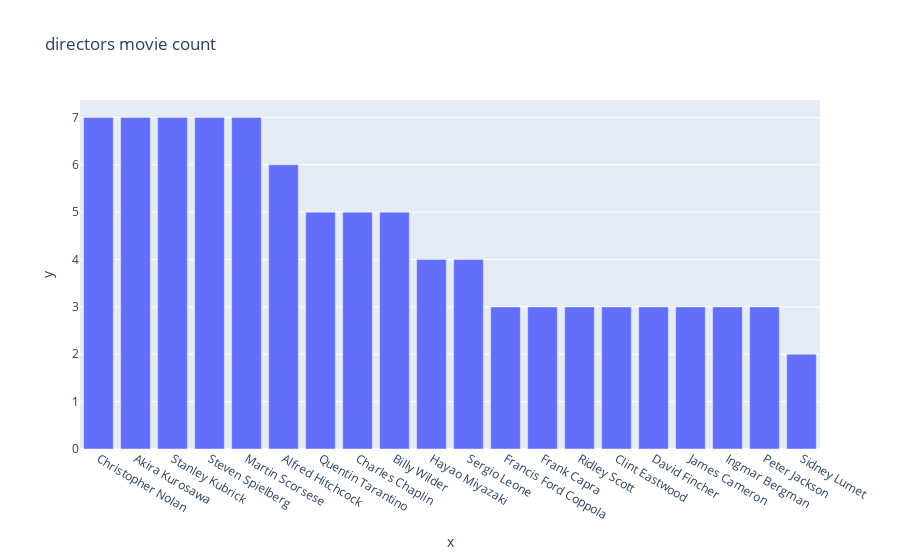

Source (notebook cell):
### Code cell
fig=px.bar(dir_cnt,x=dir_cnt.index[:20],y=dir_cnt.values[:20],title='directors movie count')
fig.show()

### Figure 1 — Plotly figure (JSON) as saved in the notebook; plotly's stock layout.template omitted (floating-point values rounded to 4 significant figures)
{"data": [{"alignmentgroup": "True", "hovertemplate": "x=%{x}<br>y=%{y}<extra></extra>", "legendgroup": "", "marker": {"color": "#636efa", "pattern": {"shape": ""}}, "name": "", "offsetgroup": "", "orientation": "v", "showlegend": false, "textposition": "auto", "type": "bar", "x": ["Christopher Nolan", "Akira Kurosawa", "Stanley Kubrick", "Steven Spielberg", "Martin Scorsese", "Alfred Hitchcock", "Quentin Tarantino", "Charles Chaplin", "Billy Wilder", "Hayao Miyazaki", "Sergio Leone", "Francis Ford Coppola", "Frank Capra", "Ridley Scott", "Clint Eastwood", "David Fincher", "James Cameron", "Ingmar Bergman", "Peter Jackson", "Sidney Lumet"], "xaxis": "x", "y": [7, 7, 7, 7, 7, 6, 5, 5, 5, 4, 4, 3, 3, 3, 3, 3, 3, 3, 3, 2], "yaxis": "y"}], "layout": {"barmode": "relative", "legend": {"tracegroupgap": 0}, "title": {"text": "directors movie count"}, "xaxis": {"anchor": "y", "domain": [0, 1], "title": {"text": "x"}}, "yaxis": {"anchor": "x", "domain": [0, 1], "title": {"text": "y"}}}}
